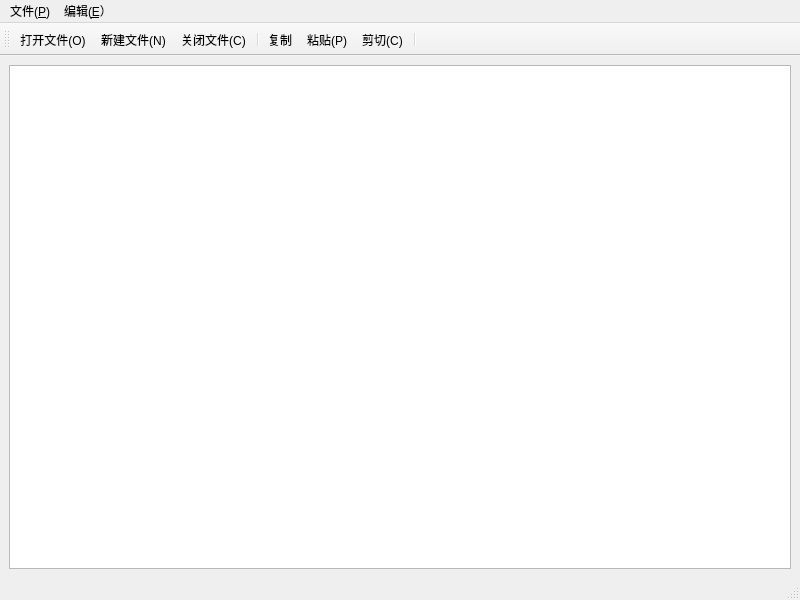
<?xml version="1.0" encoding="UTF-8"?>
<ui version="4.0">
 <class>MainWindow</class>
 <widget class="QMainWindow" name="MainWindow">
  <property name="geometry">
   <rect>
    <x>0</x>
    <y>0</y>
    <width>800</width>
    <height>600</height>
   </rect>
  </property>
  <property name="windowTitle">
   <string>MainWindow</string>
  </property>
  <widget class="QWidget" name="centralwidget">
   <layout class="QGridLayout" name="gridLayout">
    <item row="0" column="0">
     <widget class="QTextEdit" name="textEdit"/>
    </item>
   </layout>
  </widget>
  <widget class="QMenuBar" name="menubar">
   <property name="geometry">
    <rect>
     <x>0</x>
     <y>0</y>
     <width>800</width>
     <height>26</height>
    </rect>
   </property>
   <widget class="QMenu" name="menu_P">
    <property name="title">
     <string>文件(&amp;P)</string>
    </property>
    <addaction name="actionxinjianwenjian"/>
    <addaction name="actiondakaiwenjian"/>
    <addaction name="actionguanbiwenjian"/>
    <addaction name="actionbaocun"/>
    <addaction name="actionlingcunwei"/>
    <addaction name="actiontuichu"/>
   </widget>
   <widget class="QMenu" name="menu_E">
    <property name="title">
     <string>编辑(&amp;E）</string>
    </property>
    <addaction name="actionfuzhi"/>
    <addaction name="actionzhantie"/>
    <addaction name="actionjianqie"/>
   </widget>
   <addaction name="menu_P"/>
   <addaction name="menu_E"/>
  </widget>
  <widget class="QStatusBar" name="statusbar"/>
  <widget class="QToolBar" name="toolBar">
   <property name="windowTitle">
    <string>toolBar</string>
   </property>
   <attribute name="toolBarArea">
    <enum>TopToolBarArea</enum>
   </attribute>
   <attribute name="toolBarBreak">
    <bool>false</bool>
   </attribute>
   <addaction name="actiondakaiwenjian"/>
   <addaction name="actionxinjianwenjian"/>
   <addaction name="actionguanbiwenjian"/>
   <addaction name="separator"/>
   <addaction name="actionfuzhi"/>
   <addaction name="actionzhantie"/>
   <addaction name="actionjianqie"/>
   <addaction name="separator"/>
  </widget>
  <action name="actionxinjianwenjian">
   <property name="icon">
    <iconset resource="Resource_image.qrc">
     <normaloff>:/prefix/images/new.png</normaloff>:/prefix/images/new.png</iconset>
   </property>
   <property name="text">
    <string>新建文件(&amp;N)</string>
   </property>
   <property name="shortcut">
    <string>Ctrl+N</string>
   </property>
  </action>
  <action name="actiondakaiwenjian">
   <property name="icon">
    <iconset resource="Resource_image.qrc">
     <normaloff>:/prefix/images/open.png</normaloff>:/prefix/images/open.png</iconset>
   </property>
   <property name="text">
    <string>打开文件(&amp;O)</string>
   </property>
   <property name="shortcut">
    <string>Ctrl+O</string>
   </property>
  </action>
  <action name="actionguanbiwenjian">
   <property name="icon">
    <iconset resource="Resource_image.qrc">
     <normaloff>:/prefix/images/关  闭.png</normaloff>:/prefix/images/关  闭.png</iconset>
   </property>
   <property name="text">
    <string>关闭文件(&amp;C)</string>
   </property>
   <property name="shortcut">
    <string>Ctrl+C</string>
   </property>
  </action>
  <action name="actionbaocun">
   <property name="icon">
    <iconset resource="Resource_image.qrc">
     <normaloff>:/prefix/images/save.png</normaloff>:/prefix/images/save.png</iconset>
   </property>
   <property name="text">
    <string>保存(&amp;S)</string>
   </property>
   <property name="shortcut">
    <string>Ctrl+S</string>
   </property>
  </action>
  <action name="actionlingcunwei">
   <property name="icon">
    <iconset resource="Resource_image.qrc">
     <normaloff>:/prefix/images/other_save.png</normaloff>:/prefix/images/other_save.png</iconset>
   </property>
   <property name="text">
    <string>另存为</string>
   </property>
   <property name="shortcut">
    <string>Ctrl+Shift+S</string>
   </property>
  </action>
  <action name="actiontuichu">
   <property name="icon">
    <iconset resource="Resource_image.qrc">
     <normaloff>:/prefix/images/drop_out.png</normaloff>:/prefix/images/drop_out.png</iconset>
   </property>
   <property name="text">
    <string>退出(&amp;E)</string>
   </property>
   <property name="shortcut">
    <string>Ctrl+E</string>
   </property>
  </action>
  <action name="actionfuzhi">
   <property name="icon">
    <iconset resource="Resource_image.qrc">
     <normaloff>:/prefix/images/copy.png</normaloff>:/prefix/images/copy.png</iconset>
   </property>
   <property name="text">
    <string>复制</string>
   </property>
   <property name="shortcut">
    <string>Ctrl+C</string>
   </property>
  </action>
  <action name="actionzhantie">
   <property name="icon">
    <iconset resource="Resource_image.qrc">
     <normaloff>:/prefix/images/paste.png</normaloff>:/prefix/images/paste.png</iconset>
   </property>
   <property name="text">
    <string>粘贴(&amp;P)</string>
   </property>
   <property name="shortcut">
    <string>Ctrl+P</string>
   </property>
  </action>
  <action name="actionjianqie">
   <property name="icon">
    <iconset resource="Resource_image.qrc">
     <normaloff>:/prefix/images/cut.png</normaloff>:/prefix/images/cut.png</iconset>
   </property>
   <property name="text">
    <string>剪切(&amp;C)</string>
   </property>
   <property name="shortcut">
    <string>Ctrl+C</string>
   </property>
  </action>
 </widget>
 <resources>
  <include location="Resource_image.qrc"/>
 </resources>
 <connections/>
</ui>
